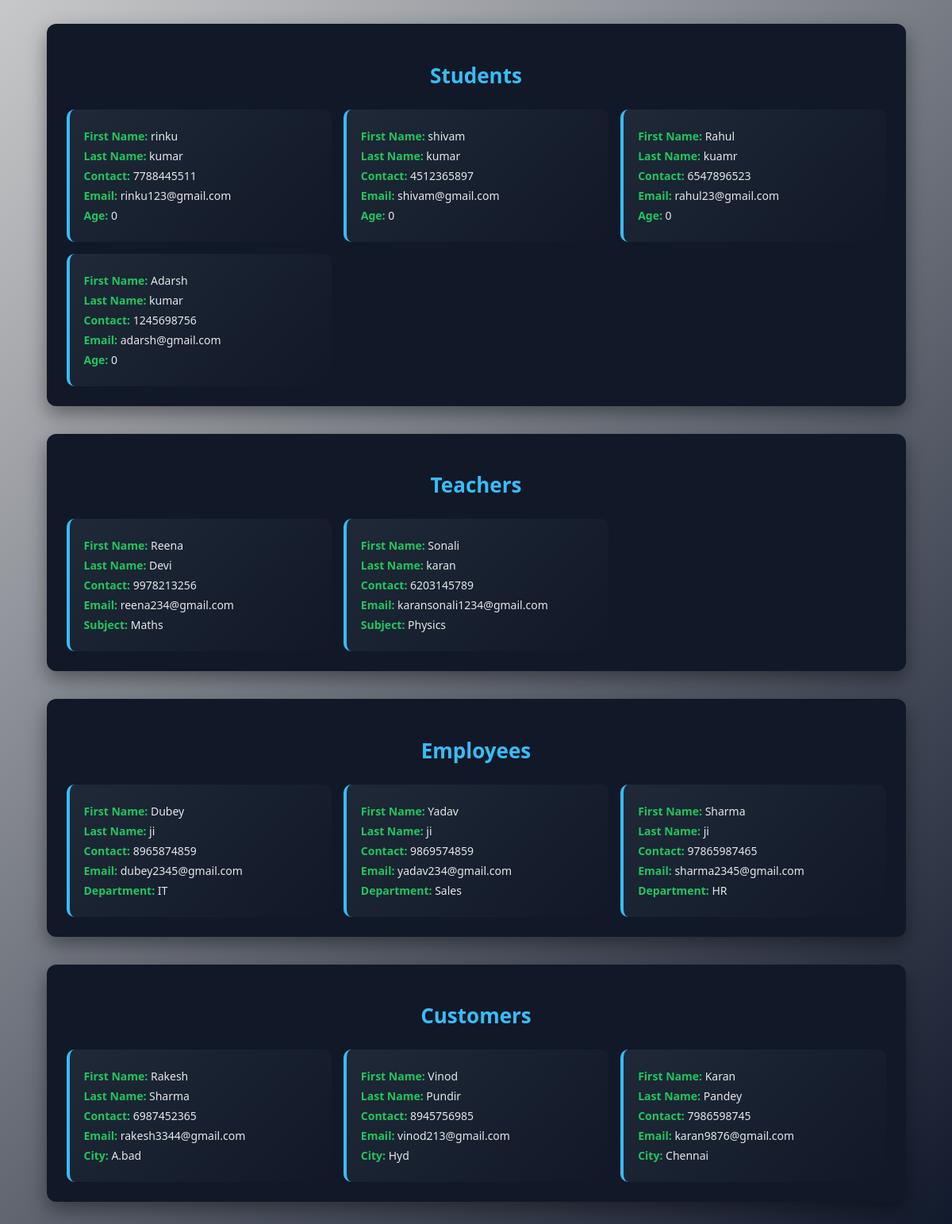
The page / on the database its author committed.
### mysite/models.py (models this page shows, shortened)
class Student(models.Model):
    first_name = models.CharField(max_length=30)
    last_name = models.CharField(max_length=30)
    contact = models.IntegerField()
    email = models.EmailField(max_length=50)
    age = models.IntegerField(default=18)

class Teacher(models.Model):
    first_name = models.CharField(max_length=30)
    last_name = models.CharField(max_length=30)
    contact = models.IntegerField()
    email = models.EmailField(max_length=50)
    subject = models.CharField(max_length=50)

class Employee(models.Model):
    first_name = models.CharField(max_length=30)
    last_name = models.CharField(max_length=30)
    contact = models.IntegerField()
    email = models.EmailField(max_length=50)
    department = models.CharField(max_length=50)

class Customer(models.Model):
    first_name = models.CharField(max_length=30)
    last_name = models.CharField(max_length=30)
    contact = models.IntegerField()
    email = models.EmailField(max_length=50)
    city = models.CharField(max_length=50)

### mysite/views.py (the view)
# urls.py: 2. Add a URL to urlpatterns:  path('', views.home, name='home')
def home(request):
    obj1= Student.objects.all()
    obj2= Teacher.objects.all()
    obj3= Employee.objects.all()
    obj4= Customer.objects.all()
    return render(request,'index.html',{'obj1':obj1, 'obj2':obj2, 'obj3':obj3, 'obj4':obj4})

### mysite/templates/index.html (shortened to what this page needs)
<!DOCTYPE html>
 {% load static %}
<html>
<head>
<link rel="stylesheet" href="{% static 'css/style.css' %}">
</head>
<body>
<div class="container">
<div class="section">
<h2>Students</h2>
{% if obj1 %}
{% for k in obj1 %}
<div class="card">
<p><span class="label">First Name:</span> {{k.first_name}}</p>
<p><span class="label">Last Name:</span> {{k.last_name}}</p>
<p><span class="label">Contact:</span> {{k.contact}}</p>
<p><span class="label">Email:</span> {{k.email}}</p>
<p><span class="label">Age:</span> {{k.age}}</p>
</div>
{% endfor %}
{% endif %}
</div>
<div class="section">
<h2>Teachers</h2>
{% if obj2 %}
{% for k in obj2 %}
<div class="card">
<p><span class="label">First Name:</span> {{k.first_name}}</p>
<p><span class="label">Last Name:</span> {{k.last_name}}</p>
<p><span class="label">Contact:</span> {{k.contact}}</p>
<p><span class="label">Email:</span> {{k.email}}</p>
<p><span class="label">Subject:</span> {{k.subject}}</p>
</div>
{% endfor %}
{% endif %}
</div>
<div class="section">
<h2>Employees</h2>
{% if obj3 %}
{% for k in obj3 %}
<div class="card">
<p><span class="label">First Name:</span> {{k.first_name}}</p>
<p><span class="label">Last Name:</span> {{k.last_name}}</p>
<p><span class="label">Contact:</span> {{k.contact}}</p>
<p><span class="label">Email:</span> {{k.email}}</p>
<p><span class="label">Department:</span> {{k.department}}</p>
</div>
{% endfor %}
{% endif %}
</div>
<div class="section">
<h2>Customers</h2>
{% if obj4 %}
{% for k in obj4 %}
<div class="card">
<p><span class="label">First Name:</span> {{k.first_name}}</p>
<p><span class="label">Last Name:</span> {{k.last_name}}</p>
<p><span class="label">Contact:</span> {{k.contact}}</p>
<p><span class="label">Email:</span> {{k.email}}</p>
<p><span class="label">City:</span> {{k.city}}</p>
</div>
{% endfor %}
{% endif %}
</div>
</div>
</body>
</html>

### mysite/static/css/style.css (style rules this page uses)
body { font-family: 'Segoe UI', sans-serif; background: linear-gradient(135deg, #c7c8c9, #0f172a); margin: 0; padding: 30px; color: #fff; }
.container { width: 95%; margin: auto; }
.section { background: #111827; padding: 25px; margin-bottom: 35px; border-radius: 12px; box-shadow: 0 10px 25px rgba(0,0,0,0.4); display: grid; grid-template-columns: repeat(auto-fit, minmax(250px, 1fr)); gap: 15px; }
.section h2 { grid-column: 1 / -1; text-align: center; color: #38bdf8; font-size: 26px; margin-bottom: 10px; }
.card { background: linear-gradient(135deg, #1f2937, #111827); padding: 18px; border-radius: 10px; border-left: 4px solid #38bdf8; transition: 0.3s; }
.card p { margin: 6px 0; font-size: 14px; color: #e5e7eb; }
.label { font-weight: 600; color: #22c55e; }

### rows shown on the page
Student: first_name "rinku", last_name "kumar", contact "7788445511", email "rinku123@gmail.com", age "0"
Student: first_name "shivam", last_name "kumar", contact "4512365897", email "shivam@gmail.com", age "0"
Student: first_name "Rahul", last_name "kuamr", contact "6547896523", email "rahul23@gmail.com", age "0"
Student: first_name "Adarsh", last_name "kumar", contact "1245698756", email "adarsh@gmail.com", age "0"
Teacher: first_name "Reena", last_name "Devi", contact "9978213256", email "reena234@gmail.com", subject "Maths"
Teacher: first_name "Sonali", last_name "karan", contact "6203145789", email "karansonali1234@gmail.com", subject "Physics"
Employee: first_name "Dubey", last_name "ji", contact "8965874859", email "dubey2345@gmail.com", department "IT"
Employee: first_name "Yadav", last_name "ji", contact "9869574859", email "yadav234@gmail.com", department "Sales"
Employee: first_name "Sharma", last_name "ji", contact "97865987465", email "sharma2345@gmail.com", department "HR"
Customer: first_name "Rakesh", last_name "Sharma", contact "6987452365", email "rakesh3344@gmail.com", city "A.bad"
Customer: first_name "Vinod", last_name "Pundir", contact "8945756985", email "vinod213@gmail.com", city "Hyd"
Customer: first_name "Karan", last_name "Pandey", contact "7986598745", email "karan9876@gmail.com", city "Chennai"
